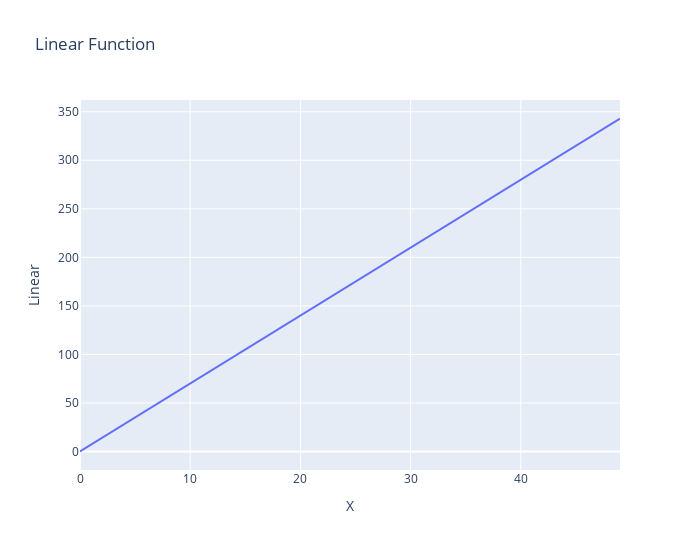

The notebook cell saved with this chart:
### Code cell
fig = px.line(df, x="X", y="Linear",width=700, height=550, title='Linear Function')
fig.show()

### Figure 1 — Plotly figure (JSON) as saved in the notebook; plotly's stock layout.template omitted (floating-point values rounded to 4 significant figures)
{"data": [{"hovertemplate": "X=%{x}<br>Linear=%{y}<extra></extra>", "legendgroup": "", "line": {"color": "#636efa", "dash": "solid"}, "mode": "lines", "name": "", "orientation": "v", "showlegend": false, "type": "scatter", "x": [0, 1, 2, 3, 4, 5, 6, 7, 8, 9, 10, 11, 12, 13, 14, 15, 16, 17, 18, 19, 20, 21, 22, 23, 24, 25, 26, 27, 28, 29, 30, 31, 32, 33, 34, 35, 36, 37, 38, 39, 40, 41, 42, 43, 44, 45, 46, 47, 48, 49], "xaxis": "x", "y": [0, 7, 14, 21, 28, 35, 42, 49, 56, 63, 70, 77, 84, 91, 98, 105, 112, 119, 126, 133, 140, 147, 154, 161, 168, 175, 182, 189, 196, 203, 210, 217, 224, 231, 238, 245, 252, 259, 266, 273, 280, 287, 294, 301, 308, 315, 322, 329, 336, 343], "yaxis": "y"}], "layout": {"height": 550, "legend": {"tracegroupgap": 0}, "title": {"text": "Linear Function"}, "width": 700, "xaxis": {"anchor": "y", "autorange": true, "domain": [0, 1], "range": [0, 49], "title": {"text": "X"}, "type": "linear"}, "yaxis": {"anchor": "x", "autorange": true, "domain": [0, 1], "range": [-19.06, 362.1], "title": {"text": "Linear"}, "type": "linear"}}}
